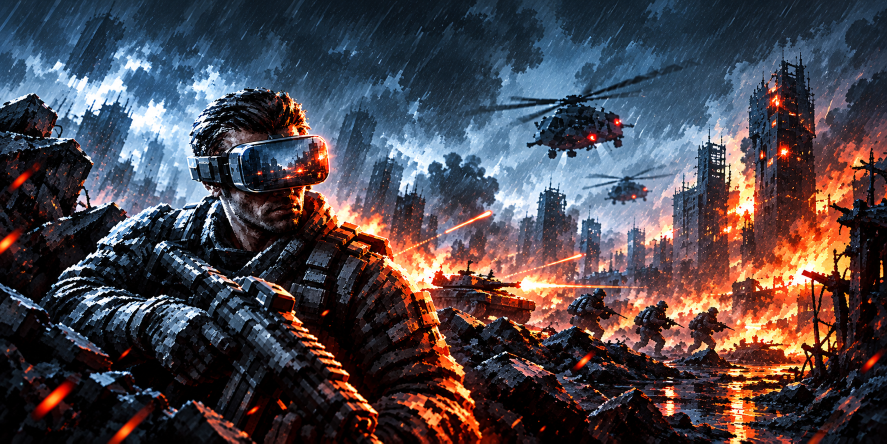
#> input picture assets/launcher/source/wallpaper.png, 1774 x 887 px (shown at 1/2 size)
$ python readme_banner.py
#> lines starting #> are read from the running program, lines starting #| are printed output that depends on the picture
"""README banner from the launcher wallpaper (needs Pillow and the Bahnschrift font that ships with Windows).

    python -E -P tools\\readme_banner.py

  assets/launcher/source/wallpaper.png -> docs/img/banner.jpg   1600x520, title on the right in the launcher's
                                                                 colours (background RGB 18,20,22, accent 245,135,31)
"""
from pathlib import Path

from PIL import Image, ImageDraw, ImageFont

ROOT = Path(__file__).resolve().parent.parent
SOURCE = ROOT / "assets" / "launcher" / "source" / "wallpaper.png"
TARGET = ROOT / "docs" / "img" / "banner.jpg"
FONT = Path("C:/Windows/Fonts/bahnschrift.ttf")

WIDTH, HEIGHT = 1600, 520
BACKGROUND = (18, 20, 22)
ACCENT = (245, 135, 31)
TEXT = (236, 236, 236)
MUTED = (178, 184, 190)


def font(size: int, variation: bytes) -> ImageFont.FreeTypeFont:
    face = ImageFont.truetype(str(FONT), size)
    face.set_variation_by_name(variation)
    return face


def main() -> None:
    wallpaper = Image.open(SOURCE).convert("RGB")
#> wallpaper is the input picture: PIL image 1774x887 RGB; mean R, G, B 75.4, 68.4, 74.8
    scaled = wallpaper.resize((WIDTH, round(wallpaper.height * WIDTH / wallpaper.width)), Image.LANCZOS)
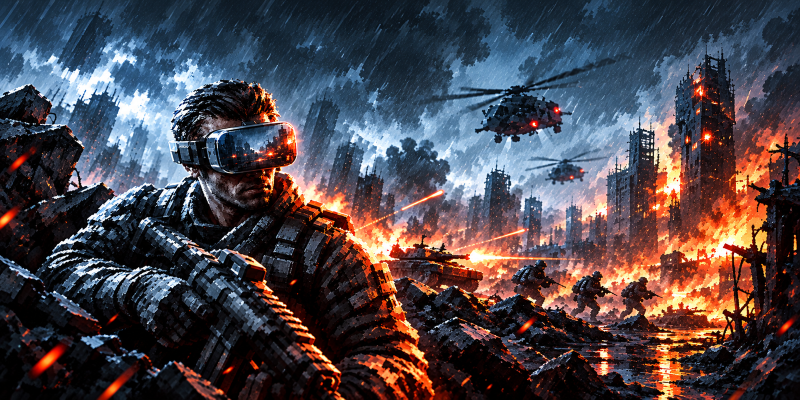
#> scaled: PIL image 1600x800 RGB (shown at 1/2 size); mean R, G, B 75.4, 68.4, 74.8
    top = round((scaled.height - HEIGHT) * 0.42)  # keeps the soldier's visor and the skyline
#> top = 118
    banner = scaled.crop((0, top, WIDTH, top + HEIGHT))
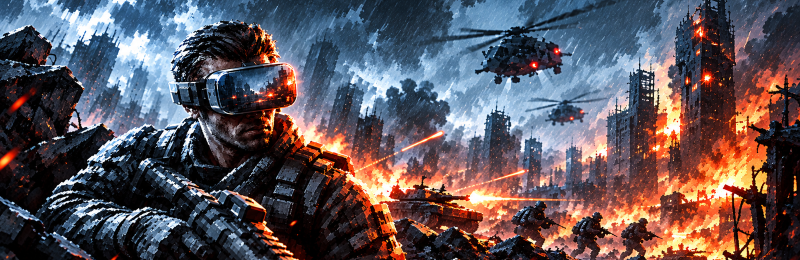
#> banner: PIL image 1600x520 RGB (shown at 1/2 size); mean R, G, B 93.7, 84.5, 90.7

    # Darken towards the right so the title reads on the fire and smoke.
    shade = Image.new("L", (WIDTH, HEIGHT))
#> shade: PIL image 1600x520 L; every value is 0
    pixels = shade.load()
    for x in range(WIDTH):
        t = max(0.0, (x - WIDTH * 0.40) / (WIDTH * 0.22))
        alpha = int(228 * min(1.0, t) ** 1.4)
        for y in range(HEIGHT):
            pixels[x, y] = alpha
    banner = Image.composite(Image.new("RGB", banner.size, BACKGROUND), banner, shade)
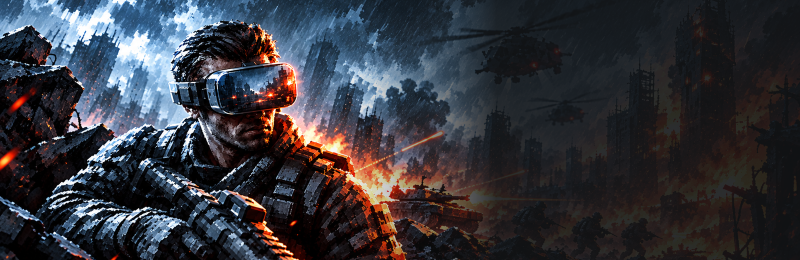
#> banner: PIL image 1600x520 RGB (shown at 1/2 size); mean R, G, B 52.5, 53.4, 60.2

    draw = ImageDraw.Draw(banner)
    left = 1010
    draw.rectangle((left, 160, left + 7, 336), fill=ACCENT)
    draw.text((left + 32, 148), "BF4-VR", font=font(124, b"Bold Condensed"), fill=TEXT)
    draw.text((left + 36, 280), "The Battlefield 4 campaign in VR", font=font(34, b"SemiBold"), fill=MUTED)
    draw.text((left + 36, 326), "HEAD TRACKING  \u00b7  BOTH EYES  \u00b7  HANDS ON THE GUN", font=font(21, b"SemiBold"), fill=ACCENT)
    draw.rectangle((0, HEIGHT - 6, WIDTH, HEIGHT), fill=ACCENT)

    TARGET.parent.mkdir(parents=True, exist_ok=True)
    banner.save(TARGET, quality=88, optimize=True, progressive=True)
    print(f"{TARGET.relative_to(ROOT)}: {WIDTH}x{HEIGHT}, {TARGET.stat().st_size // 1024} KB")


if __name__ == "__main__":
#> (the run stopped early here; a loop or call above may not have finished)
